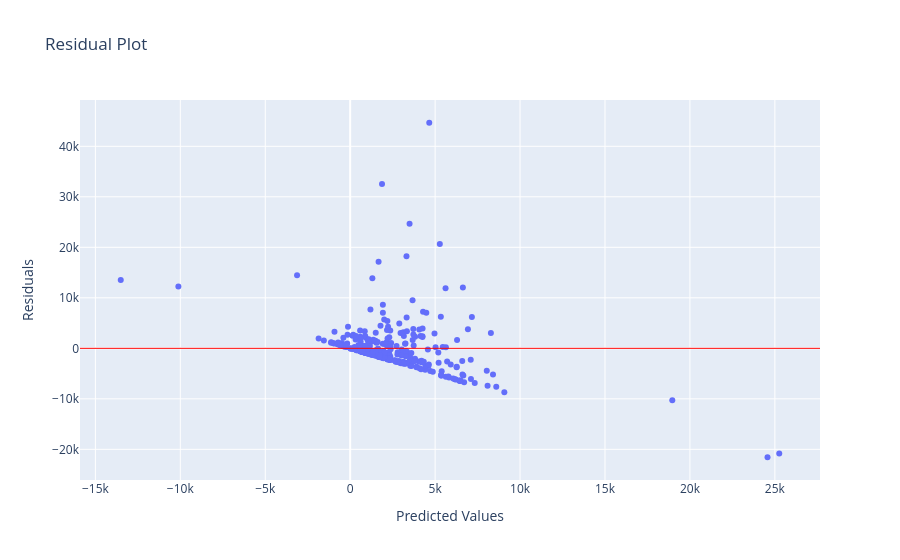

This figure's notebook cell:
### Code cell
pl.fit(X_train, y_train)
y_pred = pl.predict(X_test)
rmse = root_mean_squared_error(y_test, y_pred)
r2 = r2_score(y_test, y_pred)
print(f'RMSE: {rmse}')
print(f'R2: {r2}')

def create_residual_plot(y_true, y_pred):
    residuals = y_true - y_pred
    fig = px.scatter(x=y_pred, y=residuals, labels={'x': 'Predicted Values', 'y': 'Residuals'},
                    title='Residual Plot')
    fig.add_hline(y=0, line_color='red', line_width=1, opacity=1)
    return fig

residual_fig = create_residual_plot(y_test, y_pred)
residual_fig.show()

### Figure 1 — Plotly figure (JSON) as saved in the notebook; plotly's stock layout.template omitted (floating-point values rounded to 4 significant figures; data arrays with more than 128 entries replaced by an {"elided": "..."} marker saying what was removed)
{"data": [{"hovertemplate": "Predicted Values=%{x}<br>Residuals=%{y}<extra></extra>", "legendgroup": "", "marker": {"color": "#636efa", "symbol": "circle"}, "mode": "markers", "name": "", "orientation": "v", "showlegend": false, "type": "scatter", "x": {"elided": "307 float values"}, "xaxis": "x", "y": {"elided": "307 float values"}, "yaxis": "y"}], "layout": {"legend": {"tracegroupgap": 0}, "shapes": [{"line": {"color": "red", "width": 1}, "opacity": 1, "type": "line", "x0": 0, "x1": 1, "xref": "x domain", "y0": 0, "y1": 0, "yref": "y"}], "title": {"text": "Residual Plot"}, "xaxis": {"anchor": "y", "domain": [0, 1], "title": {"text": "Predicted Values"}}, "yaxis": {"anchor": "x", "domain": [0, 1], "title": {"text": "Residuals"}}}}
